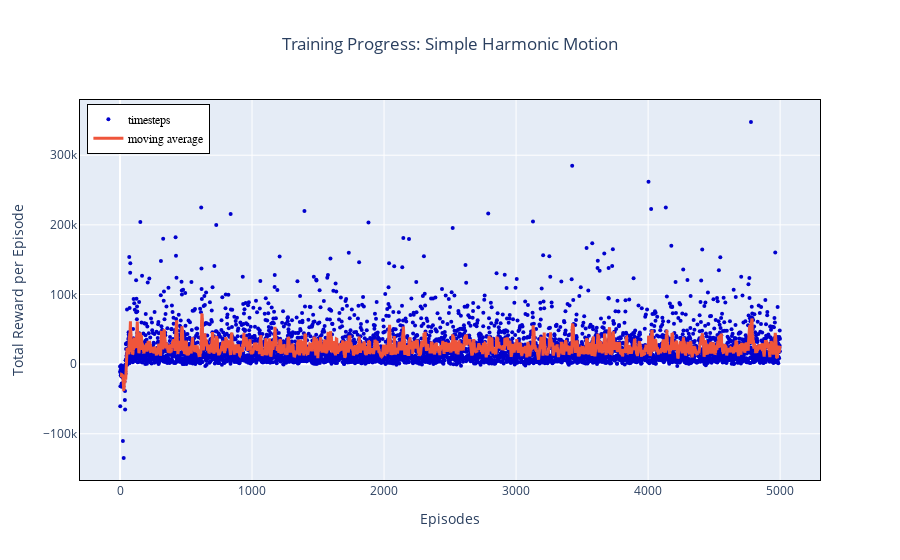

Here is the notebook cell this chart was saved with:
### Code cell
agent.rlplot("Training Progress: Simple Harmonic Motion")

### Figure 1 — Plotly figure (JSON) as saved in the notebook; plotly's stock layout.template omitted (floating-point values rounded to 4 significant figures; data arrays with more than 128 entries replaced by an {"elided": "..."} marker saying what was removed)
{"data": [{"marker": {"color": "mediumblue", "size": 4}, "mode": "markers", "name": "timesteps", "type": "scatter", "x": {"elided": "5000 int values"}, "y": {"elided": "5000 float values"}}, {"line": {"width": 3}, "mode": "lines", "name": "moving average", "type": "scatter", "x": {"elided": "5000 int values"}, "y": {"elided": "5000 float values"}}], "layout": {"legend": {"bordercolor": "Black", "borderwidth": 1, "font": {"color": "black", "family": "sans-serif", "size": 12}, "traceorder": "normal", "x": 0.01, "y": 0.99}, "title": {"text": "Training Progress: Simple Harmonic Motion", "x": 0.5, "xanchor": "center"}, "xaxis": {"linecolor": "black", "linewidth": 1, "mirror": true, "title": {"text": "Episodes"}}, "yaxis": {"linecolor": "black", "linewidth": 1, "mirror": true, "title": {"text": "Total Reward per Episode"}}}}
